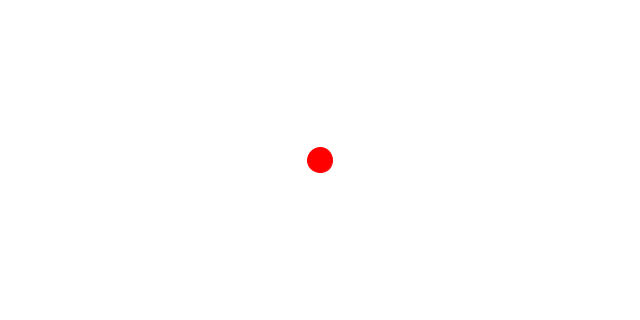
Frame 1 (no input)
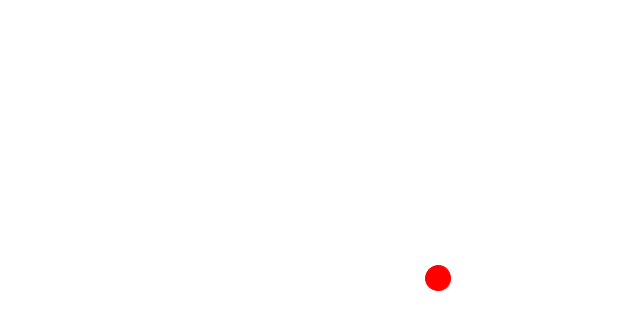
Frame 60 (the mouse pressed at the canvas centre just before this capture)
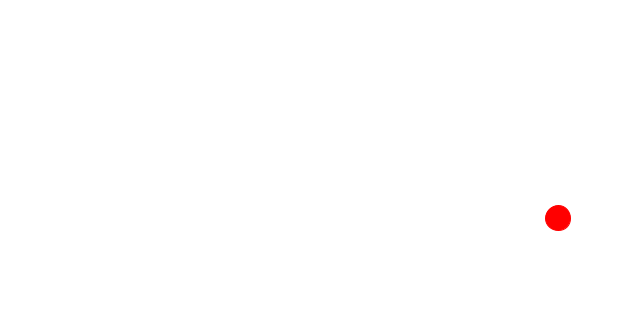
Frame 120 (the mouse held since frame 60 and released just before this capture)

The Processing sketch that drew these frames (run headless with seeded random() and noise(); from frame 60 on, the mouse is pressed at the canvas centre):

// Processing sketch: bouncingBall00
// ── bouncingBall00.pde
/*
*    Doug Brantner
*    Bouncing Ball Example
*    Processing 3/Java
*    9/12/18
*
*    Update - 10/12/18  - change variable names to match class
*                       - update comments
*/  




/********* GLOBAL VARIABLES **********
 * These can be seen by ALL functions
 */

// User-Editable Globals
// These make it easy for the programmer to change interesting things
int diameter = 25;    // diameter of ball
int speedX = 2;       // speed in X direction
int speedY = 2;       // speed in Y direction
color ballColor = color(255, 0, 0); // color of ball (Red, Green, Blue) values 
                                    // value of each color can be 0-255

//  Other Globals:
//  These are for internal use only - the user should not edit them.
int xBoundLeft, xBoundRight, yBoundTop, yBoundBottom; // virtual boundaries for correct bounce
int posX, posY;  // ball position X and Y


/********** PROCESSING BUILT-IN METHODS ************
 *  setup() and draw() 
 *  
 *  These are both special methods in Processing
 *  The compiler looks for both of them, and each has a specific purpose
 */

void setup() {
  // The setup() method runs once at beginning  

  size(640, 320); // set window size
  
  posX = width / 2;  // start ball in center of screen
  posY = height / 2;
  
  xBoundRight = width - diameter/2;  // set boundaries
  yBoundBottom = height - diameter/2;
  xBoundLeft = yBoundTop = diameter/2;
  
  background(255);  // set background color
  
  println("Ready.");
}

void draw() {  
  // The draw() method runs continuously forever, until the program stops
  background(255);  // clear screen
  
  drawCircle(posX, posY, diameter, ballColor);

  update_position();
  check_bounds();
}

/***********  SUPPORTING METHODS ***********
 *  We can also write our own methods, and call them whenever we need them.
 */


void drawCircle(int x, int y, int d, color c) {
  /* Draw a circle with diameter d, and color c
   * 
   * Input Arguments:
   * x: x position for center of circle
   * y: y position for center of circle
   * d: diameter of circle
   * c: RGB color of circle
   */
  
  stroke(c);
  fill(c);
  ellipse(x, y, d, d);
}


void update_position() {
  // Update the position of the ball, using its speed

  posX += speedX;  // same as posX = posX + speedX
  posY += speedY;
}


void check_bounds() {
  // check if ball hits any wall
  // then flip x/y direction if necessary
  // the direction is represented by the sign of the speed (+ or -)

  // check left/right walls
  if (posX <= xBoundLeft || posX >= xBoundRight) {
    speedX *= -1; // same as "speedX = speedX * -1"
                  // also same as "speedX = -speedX"
    println("X Bounce");
  }

  // check top/bottom walls 
  if (posY <= yBoundTop || posY >= yBoundBottom) {
    speedY *= -1;
    println("Y Bounce");
  }
}
